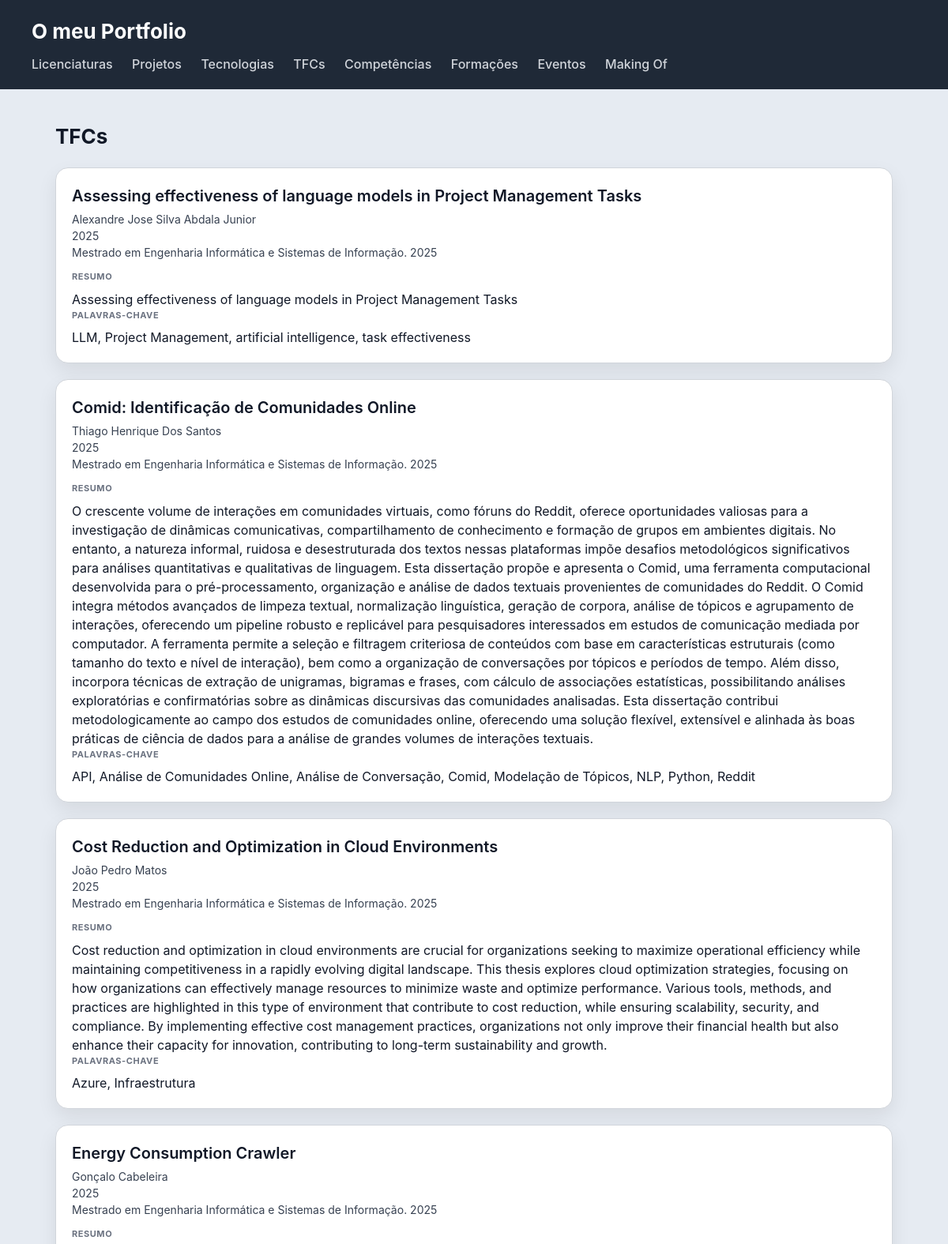
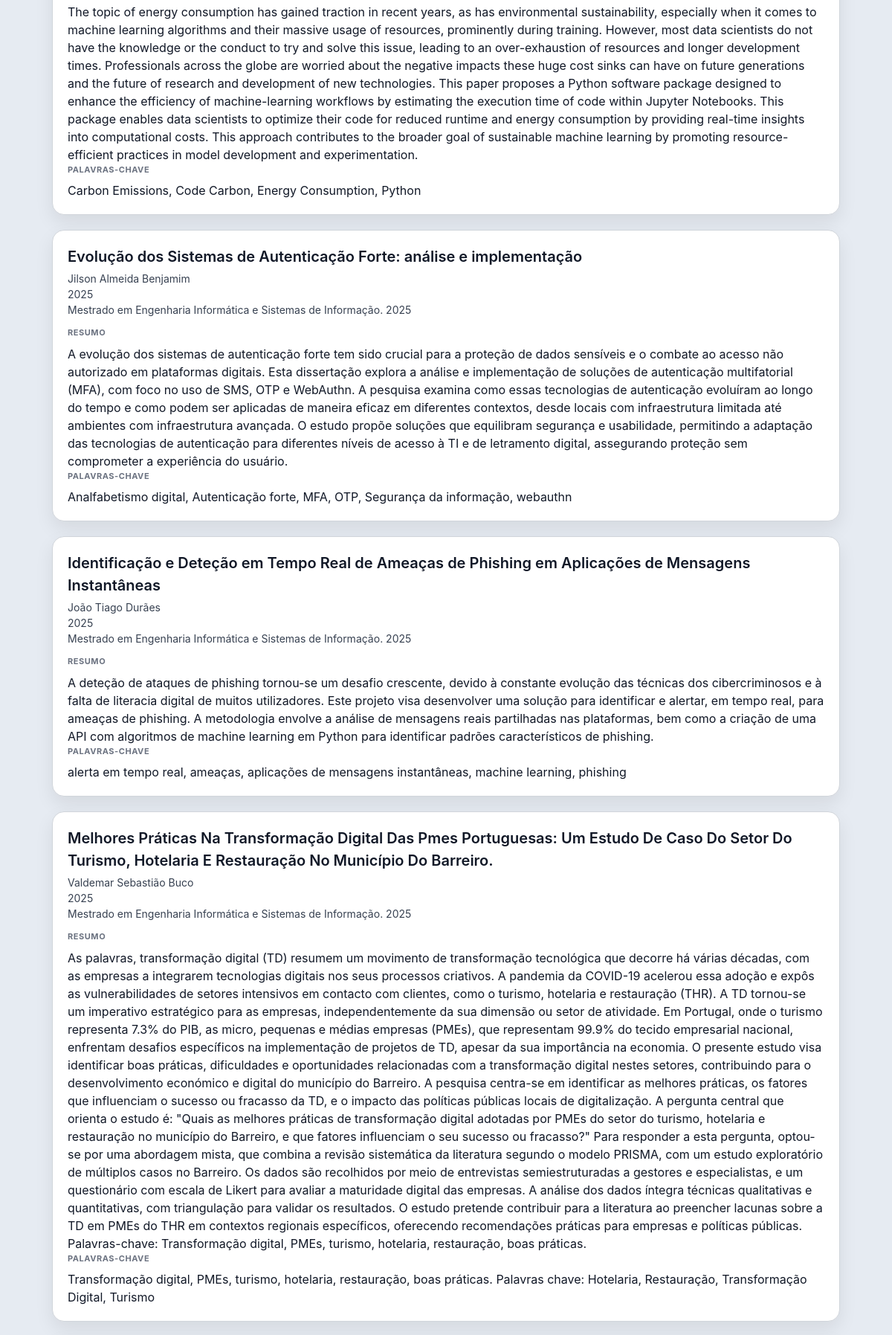
Screenshot of /portfolio/tfcs/ (upper part) with the database file from the repository (2 pictures, top to bottom).
### portfolio/models.py (models this page shows, shortened)
class TFC(models.Model):
    INTERESSE_CHOICES = [
        (1, '⭐ Pouco interessante'),
        (2, '⭐⭐ Interessante'),
        (3, '⭐⭐⭐ Muito interessante'),
    ]
    titulo = models.CharField(max_length=500)
    autores = models.TextField()
    orientadores = models.TextField(blank=True)
    licenciatura = models.CharField(max_length=300, blank=True)
    resumo = models.TextField(blank=True)
    palavras_chave = models.TextField(blank=True)
    areas = models.TextField(blank=True)
    tecnologias = models.TextField(blank=True)
    ano = models.CharField(max_length=10, blank=True)
    imagem_url = models.URLField(blank=True)
    link_pdf = models.URLField(blank=True)
    email = models.EmailField(blank=True)
    classificacao_interesse = models.IntegerField(choices=INTERESSE_CHOICES, default=2)

### portfolio/views.py (the view)
# urls.py: path('tfcs/', views.tfcs_view, name='tfcs'),
def tfcs_view(request):
    tfcs = TFC.objects.all()
    return render(request, 'portfolio/tfcs.html', {'tfcs': tfcs})

### portfolio/templates/portfolio/tfcs.html
{% extends "portfolio/base.html" %}
{% block content %}
<h2>TFCs</h2>
<section>
  {% for tfc in tfcs %}
  <article>
    <header>
      <h3>{{ tfc.titulo }}</h3>
      <p>{{ tfc.autores }}</p>
      {% if tfc.ano %}<p>{{ tfc.ano }}</p>{% endif %}
      {% if tfc.licenciatura %}<p>{{ tfc.licenciatura }}</p>{% endif %}
    </header>
    <section>
      <h4>Resumo</h4>
      <p>{{ tfc.resumo }}</p>
      {% if tfc.palavras_chave %}
        <h4>Palavras-chave</h4>
        <p>{{ tfc.palavras_chave }}</p>
      {% endif %}
    </section>
  </article>
  {% endfor %}
</section>
{% endblock %}

### escola/static/escola/styles.css (style rules this page uses)
* { box-sizing: border-box; margin: 0; padding: 0; }
body { font-family: "Inter", "Segoe UI", system-ui, -apple-system, sans-serif; background: #e6ebf2; color: #111827; line-height: 1.5; }
h2 { margin-bottom: 20px; font-size: 26px; }
section > article { background: white; padding: 20px; border-radius: 16px; border: 1px solid #d1d5db; box-shadow: 0 10px 25px rgba(0,0,0,0.08); transition: all 0.25s ease; margin-bottom: 20px; }
article > header { margin-bottom: 12px; }
article > header > h3 { font-size: 20px; font-weight: 600; margin-bottom: 4px; }
article > header > p { font-size: 14px; color: #374151; }
article > section { margin-top: 10px; }
article > section > h4 { font-size: 11px; text-transform: uppercase; color: #6b7280; margin-bottom: 8px; letter-spacing: 0.05em; }

### rows the page displays
TFC: titulo "Assessing effectiveness of language models in Project Management Tasks", autores "Alexandre Jose Silva Abdala Junior", ano "2025", licenciatura "Mestrado em Engenharia Informática e Sistemas de Informação. 2025", resumo "Assessing effectiveness of language models in Project Management Tasks", palavras_chave "LLM, Project Management, artificial intelligence, task effectiveness"
TFC: titulo "Comid: Identificação de Comunidades Online", autores "Thiago Henrique Dos Santos", ano "2025", licenciatura "Mestrado em Engenharia Informática e Sistemas de Informação. 2025", resumo "O crescente volume de interações em comunidades virtuais, como fóruns do Reddit, oferece oportunidades valiosas para a investigação de dinâmicas comunicativas, compartilhamento de conhecimento e formação de grupos em ambientes digitais. No entanto, a natureza informal, ruidosa e desestruturada dos textos nessas plataformas impõe desafios metodológicos significativos para análises quantitativas e qualitativas de linguagem. Esta dissertação propõe e apresenta o Comid, uma ferramenta computacional desenvolvida para o pré-processamento, organização e análise de dados textuais provenientes de comunidades do Reddit. O Comid integra métodos avançados de limpeza textual, normalização linguística,…", palavras_chave "API, Análise de Comunidades Online, Análise de Conversação, Comid, Modelação de Tópicos, NLP, Python, Reddit"
TFC: titulo "Cost Reduction and Optimization in Cloud Environments", autores "João Pedro Matos", ano "2025", licenciatura "Mestrado em Engenharia Informática e Sistemas de Informação. 2025", resumo "Cost reduction and optimization in cloud environments are crucial for organizations seeking to maximize operational efficiency while maintaining competitiveness in a rapidly evolving digital landscape. This thesis explores cloud optimization strategies, focusing on how organizations can effectively manage resources to minimize waste and optimize performance. Various tools, methods, and practices are highlighted in this type of environment that contribute to cost reduction, while ensuring scalability, security, and compliance. By implementing effective cost management practices, organizations not only improve their financial health but also enhance their capacity for innovation, contributing…", palavras_chave "Azure, Infraestrutura"
TFC: titulo "Energy Consumption Crawler", autores "Gonçalo Cabeleira", ano "2025", licenciatura "Mestrado em Engenharia Informática e Sistemas de Informação. 2025", resumo "The topic of energy consumption has gained traction in recent years, as has environmental sustainability, especially when it comes to machine learning algorithms and their massive usage of resources, prominently during training. However, most data scientists do not have the knowledge or the conduct to try and solve this issue, leading to an over-exhaustion of resources and longer development times. Professionals across the globe are worried about the negative impacts these huge cost sinks can have on future generations and the future of research and development of new technologies. This paper proposes a Python software package designed to enhance the efficiency of machine-learning workflows…", palavras_chave "Carbon Emissions, Code Carbon, Energy Consumption, Python"
TFC: titulo "Evolução dos Sistemas de Autenticação Forte: análise e implementação", autores "Jilson Almeida Benjamim", ano "2025", licenciatura "Mestrado em Engenharia Informática e Sistemas de Informação. 2025", resumo "A evolução dos sistemas de autenticação forte tem sido crucial para a proteção de dados sensíveis e o combate ao acesso não autorizado em plataformas digitais. Esta dissertação explora a análise e implementação de soluções de autenticação multifatorial (MFA), com foco no uso de SMS, OTP e WebAuthn. A pesquisa examina como essas tecnologias de autenticação evoluíram ao longo do tempo e como podem ser aplicadas de maneira eficaz em diferentes contextos, desde locais com infraestrutura limitada até ambientes com infraestrutura avançada. O estudo propõe soluções que equilibram segurança e usabilidade, permitindo a adaptação das tecnologias de autenticação para diferentes níveis de acesso à TI e…", palavras_chave "Analfabetismo digital, Autenticação forte, MFA, OTP, Segurança da informação, webauthn"
TFC: titulo "Identificação e Deteção em Tempo Real de Ameaças de Phishing em Aplicações de Mensagens Instantâneas", autores "João Tiago Durães", ano "2025", licenciatura "Mestrado em Engenharia Informática e Sistemas de Informação. 2025", resumo "A deteção de ataques de phishing tornou-se um desafio crescente, devido à constante evolução das técnicas dos cibercriminosos e à falta de literacia digital de muitos utilizadores. Este projeto visa desenvolver uma solução para identificar e alertar, em tempo real, para ameaças de phishing. A metodologia envolve a análise de mensagens reais partilhadas nas plataformas, bem como a criação de uma API com algoritmos de machine learning em Python para identificar padrões característicos de phishing.", palavras_chave "alerta em tempo real, ameaças, aplicações de mensagens instantâneas, machine learning, phishing"
TFC: titulo "Melhores Práticas Na Transformação Digital Das Pmes Portuguesas: Um Estudo De Caso Do Setor Do Turismo, Hotelaria E Restauração No Município Do Barreiro.", autores "Valdemar Sebastião Buco", ano "2025", licenciatura "Mestrado em Engenharia Informática e Sistemas de Informação. 2025", resumo "As palavras, transformação digital (TD) resumem um movimento de transformação tecnológica que decorre há várias décadas, com as empresas a integrarem tecnologias digitais nos seus processos criativos. A pandemia da COVID-19 acelerou essa adoção e expôs as vulnerabilidades de setores intensivos em contacto com clientes, como o turismo, hotelaria e restauração (THR). A TD tornou-se um imperativo estratégico para as empresas, independentemente da sua dimensão ou setor de atividade. Em Portugal, onde o turismo representa 7.3% do PIB, as micro, pequenas e médias empresas (PMEs), que representam 99.9% do tecido empresarial nacional, enfrentam desafios específicos na implementação de projetos de…", palavras_chave "Transformação digital, PMEs, turismo, hotelaria, restauração, boas práticas. Palavras chave: Hotelaria, Restauração, Transformação Digital, Turismo"
